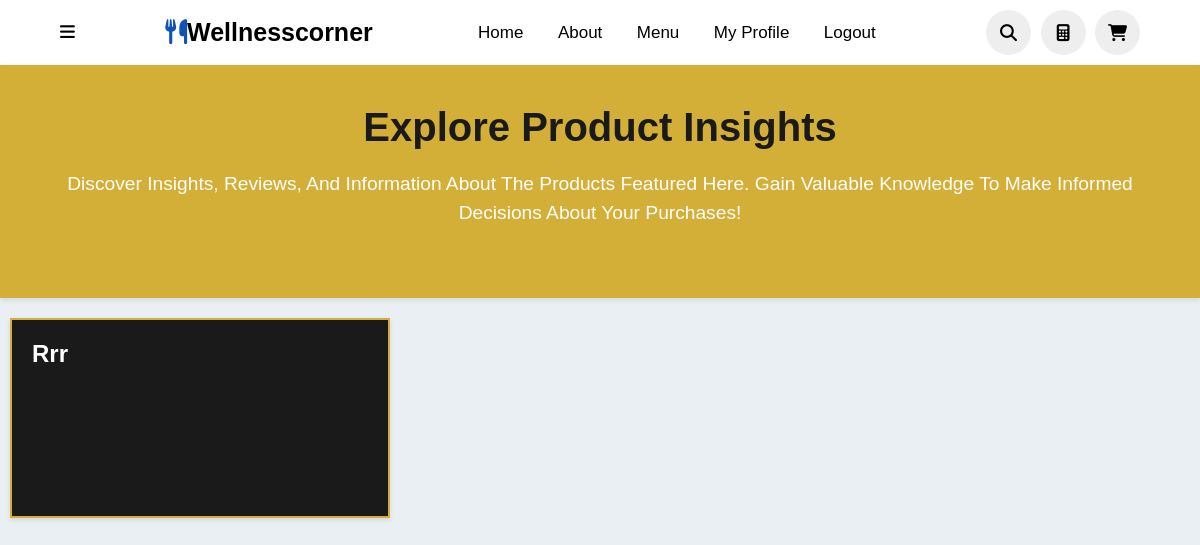
/posts/, run on an earlier commit of the app's database.
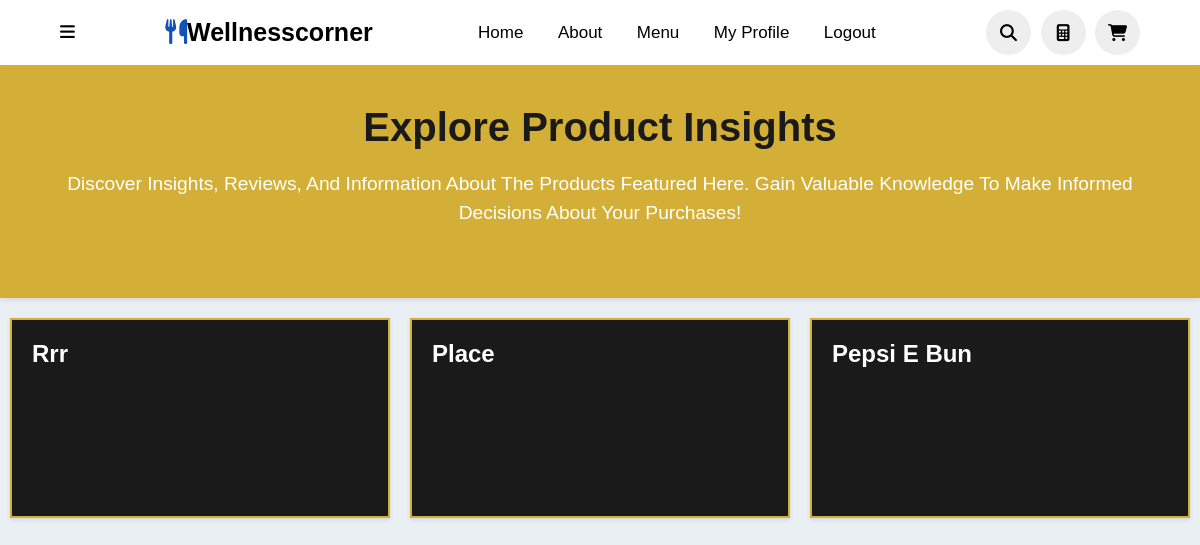
And on a later commit of the database.
### WellnessCorner/models.py (models this page shows, shortened)
class Post(models.Model):
    user = models.ForeignKey(settings.AUTH_USER_MODEL, on_delete=models.CASCADE, null=True, blank=True)
    PRODUCT_CHOICES = (
        ('Product', 'Product'),
        ('ApiProduct', 'API Product'),
    )
    product_type = models.CharField(max_length=20, choices=PRODUCT_CHOICES, null=True, blank=True)
    object_id = models.PositiveIntegerField(default=0)  # Default value for the ID
    product = GenericForeignKey('content_type', 'object_id')
    content_type = models.ForeignKey(ContentType, on_delete=models.CASCADE, null=True, blank=True)
    title = models.CharField(max_length=150, null=True, blank=True)
    content = models.TextField()
    product_name = models.CharField(max_length=255, null=True, blank=True)  # Field to store the name of the product or API product

### WellnessCorner/views.py (the view)
# urls.py: path('posts/', views.post_list, name='post_list'),
def post_list(request):
    posts = Post.objects.all()
    return render(request, 'post_list.html', {'posts': posts})

### templates/post_list.html (shortened to what this page needs)
<!DOCTYPE html>
<html lang="en">
<head>
</head>
<body>
    <header>
        <div class="more">
            <i class="fa-solid fa-bars" onclick="toggleBar()"></i>
        </div>
        <a href="#" class="logo"><i class="fas fa-utensils"></i>Wellnesscorner</a>
        <nav class="navbar">
            <a href="{% url 'index' %}">Home</a>
            <a href="#about">about</a>
            <a href="#menu">menu</a>
            <a href="{% url 'myaccount' %}">My Profile</a>
            <a href="{% url 'logout' %}">Logout</a>
        </nav>
        <div class="icons">
            <i class="fas fa-search" id="search-icon" onclick="toggleSearch()"></i>
            <a href="{% url 'calculator' %}" class="fa-solid fa-calculator"></a>
            <a href="{% url 'basket_page' %}" class="fas fa-shopping-cart"></a>
        </div>
    </header>
    <div class="content-page">
        <div class="upper">
            <h2>Explore Product Insights</h2>
            <p>Discover insights, reviews, and information about the products featured here. Gain valuable knowledge to make informed decisions about your purchases!</p>
        </div>
        <div class="container">
            {% for post in posts %}
            <div class="card">
                <h2><a href="{% url 'post' post.id %}">{{ post.title }}</a></h2>
            </div>
            {% endfor %}
        </div>
    </div>
</body>
</html>

What changed in the data, as far as the page shows it:
added Post: title "Place"
added Post: title "Pepsi E Bun"
